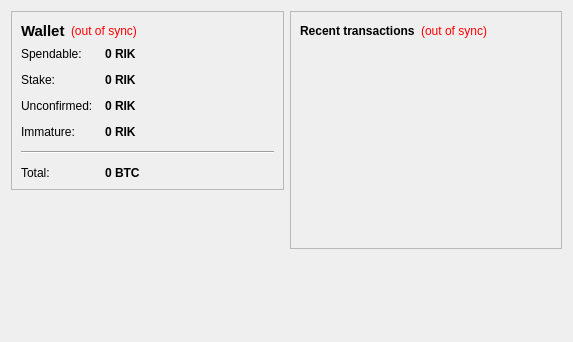
<?xml version="1.0" encoding="UTF-8"?>
<ui version="4.0">
 <class>OverviewPage</class>
 <widget class="QWidget" name="OverviewPage">
  <property name="geometry">
   <rect>
    <x>0</x>
    <y>0</y>
    <width>573</width>
    <height>342</height>
   </rect>
  </property>
  <property name="windowTitle">
   <string>Form</string>
  </property>
  <layout class="QHBoxLayout" name="horizontalLayout" stretch="1,1">
   <item>
    <layout class="QVBoxLayout" name="verticalLayout_2">
     <item>
      <widget class="QFrame" name="frame">
       <property name="frameShape">
        <enum>QFrame::StyledPanel</enum>
       </property>
       <property name="frameShadow">
        <enum>QFrame::Raised</enum>
       </property>
       <layout class="QVBoxLayout" name="verticalLayout_4">
        <item>
         <layout class="QHBoxLayout" name="horizontalLayout_4">
          <item>
           <widget class="QLabel" name="label_5">
            <property name="font">
             <font>
              <pointsize>11</pointsize>
              <weight>75</weight>
              <bold>true</bold>
             </font>
            </property>
            <property name="text">
             <string>Wallet</string>
            </property>
           </widget>
          </item>
          <item>
           <widget class="QLabel" name="labelWalletStatus">
            <property name="toolTip">
             <string>The displayed information may be out of date. Your wallet automatically synchronizes with the Rikeza network after a connection is established, but this process has not completed yet.</string>
            </property>
            <property name="styleSheet">
             <string notr="true">QLabel { color: red; }</string>
            </property>
            <property name="text">
             <string notr="true">(out of sync)</string>
            </property>
            <property name="alignment">
             <set>Qt::AlignLeading|Qt::AlignLeft|Qt::AlignVCenter</set>
            </property>
           </widget>
          </item>
          <item>
           <spacer name="horizontalSpacer_2">
            <property name="orientation">
             <enum>Qt::Horizontal</enum>
            </property>
            <property name="sizeHint" stdset="0">
             <size>
              <width>40</width>
              <height>20</height>
             </size>
            </property>
           </spacer>
          </item>
         </layout>
        </item>
        <item>
         <layout class="QFormLayout" name="formLayout_2">
          <property name="fieldGrowthPolicy">
           <enum>QFormLayout::AllNonFixedFieldsGrow</enum>
          </property>
          <property name="horizontalSpacing">
           <number>12</number>
          </property>
          <property name="verticalSpacing">
           <number>12</number>
          </property>
          <item row="0" column="0">
           <widget class="QLabel" name="label">
            <property name="text">
             <string>Spendable:</string>
            </property>
           </widget>
          </item>
          <item row="0" column="1">
           <widget class="QLabel" name="labelBalance">
            <property name="font">
             <font>
              <weight>75</weight>
              <bold>true</bold>
             </font>
            </property>
            <property name="cursor">
             <cursorShape>IBeamCursor</cursorShape>
            </property>
            <property name="toolTip">
             <string>Your current spendable balance</string>
            </property>
            <property name="text">
             <string notr="true">0 RIK</string>
            </property>
            <property name="textInteractionFlags">
             <set>Qt::LinksAccessibleByMouse|Qt::TextSelectableByKeyboard|Qt::TextSelectableByMouse</set>
            </property>
           </widget>
          </item>
          <item row="1" column="0">
           <widget class="QLabel" name="label_6">
            <property name="text">
             <string>Stake:</string>
            </property>
           </widget>
          </item>
          <item row="1" column="1">
           <widget class="QLabel" name="labelStake">
            <property name="font">
             <font>
              <weight>75</weight>
              <bold>true</bold>
             </font>
            </property>
            <property name="cursor">
             <cursorShape>IBeamCursor</cursorShape>
            </property>
            <property name="toolTip">
             <string>Total of coins that was staked, and do not yet count toward the current balance</string>
            </property>
            <property name="text">
             <string notr="true">0 RIK</string>
            </property>
            <property name="textInteractionFlags">
             <set>Qt::LinksAccessibleByMouse|Qt::TextSelectableByKeyboard|Qt::TextSelectableByMouse</set>
            </property>
           </widget>
          </item>
          <item row="2" column="0">
           <widget class="QLabel" name="label_3">
            <property name="text">
             <string>Unconfirmed:</string>
            </property>
           </widget>
          </item>
          <item row="2" column="1">
           <widget class="QLabel" name="labelUnconfirmed">
            <property name="font">
             <font>
              <weight>75</weight>
              <bold>true</bold>
             </font>
            </property>
            <property name="cursor">
             <cursorShape>IBeamCursor</cursorShape>
            </property>
            <property name="toolTip">
             <string>Total of transactions that have yet to be confirmed, and do not yet count toward the current balance</string>
            </property>
            <property name="text">
             <string notr="true">0 RIK</string>
            </property>
            <property name="textInteractionFlags">
             <set>Qt::LinksAccessibleByMouse|Qt::TextSelectableByKeyboard|Qt::TextSelectableByMouse</set>
            </property>
           </widget>
          </item>
          <item row="3" column="0">
           <widget class="QLabel" name="labelImmatureText">
            <property name="text">
             <string>Immature:</string>
            </property>
           </widget>
          </item>
          <item row="3" column="1">
           <widget class="QLabel" name="labelImmature">
            <property name="font">
             <font>
              <weight>75</weight>
              <bold>true</bold>
             </font>
            </property>
            <property name="toolTip">
             <string>Mined balance that has not yet matured</string>
            </property>
            <property name="text">
             <string notr="true">0 RIK</string>
            </property>
            <property name="textInteractionFlags">
             <set>Qt::LinksAccessibleByMouse|Qt::TextSelectableByKeyboard|Qt::TextSelectableByMouse</set>
            </property>
           </widget>
          </item>
          <item row="4" column="0" colspan="2">
           <widget class="Line" name="line">
            <property name="orientation">
             <enum>Qt::Horizontal</enum>
            </property>
           </widget>
          </item>
          <item row="5" column="0">
           <widget class="QLabel" name="labelTotalText">
            <property name="text">
             <string>Total:</string>
            </property>
           </widget>
          </item>
          <item row="5" column="1">
           <widget class="QLabel" name="labelTotal">
            <property name="font">
             <font>
              <weight>75</weight>
              <bold>true</bold>
             </font>
            </property>
            <property name="cursor">
             <cursorShape>IBeamCursor</cursorShape>
            </property>
            <property name="toolTip">
             <string>Your current total balance</string>
            </property>
            <property name="text">
             <string notr="true">0 BTC</string>
            </property>
            <property name="textInteractionFlags">
             <set>Qt::LinksAccessibleByMouse|Qt::TextSelectableByKeyboard|Qt::TextSelectableByMouse</set>
            </property>
           </widget>
          </item>
         </layout>
        </item>
       </layout>
      </widget>
     </item>
     <item>
      <spacer name="verticalSpacer">
       <property name="orientation">
        <enum>Qt::Vertical</enum>
       </property>
       <property name="sizeHint" stdset="0">
        <size>
         <width>20</width>
         <height>40</height>
        </size>
       </property>
      </spacer>
     </item>
    </layout>
   </item>
   <item>
    <layout class="QVBoxLayout" name="verticalLayout_3">
     <item>
      <widget class="QFrame" name="frame_2">
       <property name="frameShape">
        <enum>QFrame::StyledPanel</enum>
       </property>
       <property name="frameShadow">
        <enum>QFrame::Raised</enum>
       </property>
       <layout class="QVBoxLayout" name="verticalLayout">
        <item>
         <layout class="QHBoxLayout" name="horizontalLayout_2">
          <item>
           <widget class="QLabel" name="label_4">
            <property name="text">
             <string>&lt;b&gt;Recent transactions&lt;/b&gt;</string>
            </property>
           </widget>
          </item>
          <item>
           <widget class="QLabel" name="labelTransactionsStatus">
            <property name="toolTip">
             <string>The displayed information may be out of date. Your wallet automatically synchronizes with the Rikeza network after a connection is established, but this process has not completed yet.</string>
            </property>
            <property name="styleSheet">
             <string notr="true">QLabel { color: red; }</string>
            </property>
            <property name="text">
             <string notr="true">(out of sync)</string>
            </property>
            <property name="alignment">
             <set>Qt::AlignRight|Qt::AlignTrailing|Qt::AlignVCenter</set>
            </property>
           </widget>
          </item>
          <item>
           <spacer name="horizontalSpacer">
            <property name="orientation">
             <enum>Qt::Horizontal</enum>
            </property>
            <property name="sizeHint" stdset="0">
             <size>
              <width>40</width>
              <height>20</height>
             </size>
            </property>
           </spacer>
          </item>
         </layout>
        </item>
        <item>
         <widget class="QListView" name="listTransactions">
          <property name="styleSheet">
           <string notr="true">QListView { background: transparent; }</string>
          </property>
          <property name="frameShape">
           <enum>QFrame::NoFrame</enum>
          </property>
          <property name="verticalScrollBarPolicy">
           <enum>Qt::ScrollBarAlwaysOff</enum>
          </property>
          <property name="horizontalScrollBarPolicy">
           <enum>Qt::ScrollBarAlwaysOff</enum>
          </property>
          <property name="selectionMode">
           <enum>QAbstractItemView::NoSelection</enum>
          </property>
         </widget>
        </item>
       </layout>
      </widget>
     </item>
     <item>
      <spacer name="verticalSpacer_2">
       <property name="orientation">
        <enum>Qt::Vertical</enum>
       </property>
       <property name="sizeHint" stdset="0">
        <size>
         <width>20</width>
         <height>40</height>
        </size>
       </property>
      </spacer>
     </item>
    </layout>
   </item>
  </layout>
 </widget>
 <resources/>
 <connections/>
</ui>
